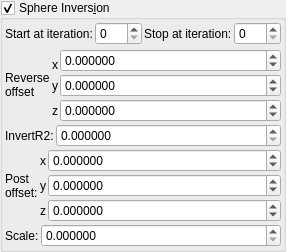
    <widget class="MyGroupBox" name="groupCheck_transf_sphere_inversion_enabled_false">
     <property name="title">
      <string>Sphere Invers&amp;ion</string>
     </property>
     <property name="checkable">
      <bool>true</bool>
     </property>
     <layout class="QVBoxLayout" name="verticalLayout_12" stretch="0,0,0,0,0">
      <property name="spacing">
       <number>2</number>
      </property>
      <property name="leftMargin">
       <number>2</number>
      </property>
      <property name="topMargin">
       <number>2</number>
      </property>
      <property name="rightMargin">
       <number>2</number>
      </property>
      <property name="bottomMargin">
       <number>2</number>
      </property>
      <item>
       <layout class="QHBoxLayout" name="horizontalLayout_7" stretch="0,0,0,0">
        <property name="topMargin">
         <number>0</number>
        </property>
        <item>
         <widget class="QLabel" name="label_262">
          <property name="text">
           <string>Start at iteration:</string>
          </property>
         </widget>
        </item>
        <item>
         <widget class="MySpinBox" name="spinboxInt_transf_start_iterations_X">
          <property name="sizePolicy">
           <sizepolicy hsizetype="Minimum" vsizetype="Maximum">
            <horstretch>0</horstretch>
            <verstretch>0</verstretch>
           </sizepolicy>
          </property>
          <property name="maximum">
           <number>999</number>
          </property>
         </widget>
        </item>
        <item>
         <widget class="QLabel" name="label_265">
          <property name="text">
           <string>Stop at iteration:</string>
          </property>
         </widget>
        </item>
        <item>
         <widget class="MySpinBox" name="spinboxInt_transf_stop_iterations_1">
          <property name="sizePolicy">
           <sizepolicy hsizetype="Minimum" vsizetype="Maximum">
            <horstretch>0</horstretch>
            <verstretch>0</verstretch>
           </sizepolicy>
          </property>
          <property name="maximum">
           <number>999</number>
          </property>
         </widget>
        </item>
       </layout>
      </item>
      <item>
       <layout class="QGridLayout" name="gridLayout_11" columnstretch="0,0,1">
        <property name="spacing">
         <number>2</number>
        </property>
        <item row="5" column="2">
         <widget class="MyDoubleSpinBox" name="spinbox3_transf_offset_000_z">
          <property name="sizePolicy">
           <sizepolicy hsizetype="Minimum" vsizetype="Maximum">
            <horstretch>0</horstretch>
            <verstretch>0</verstretch>
           </sizepolicy>
          </property>
          <property name="font">
           <font>
            <weight>50</weight>
            <bold>false</bold>
           </font>
          </property>
          <property name="prefix">
           <string/>
          </property>
          <property name="suffix">
           <string/>
          </property>
          <property name="decimals">
           <number>6</number>
          </property>
          <property name="minimum">
           <double>-99.989999999999995</double>
          </property>
          <property name="maximum">
           <double>99.989999999999995</double>
          </property>
          <property name="singleStep">
           <double>0.100000000000000</double>
          </property>
         </widget>
        </item>
        <item row="4" column="2">
         <widget class="MyDoubleSpinBox" name="spinbox3_transf_offset_000_y">
          <property name="sizePolicy">
           <sizepolicy hsizetype="Minimum" vsizetype="Maximum">
            <horstretch>0</horstretch>
            <verstretch>0</verstretch>
           </sizepolicy>
          </property>
          <property name="font">
           <font>
            <weight>50</weight>
            <bold>false</bold>
           </font>
          </property>
          <property name="prefix">
           <string/>
          </property>
          <property name="suffix">
           <string/>
          </property>
          <property name="decimals">
           <number>6</number>
          </property>
          <property name="minimum">
           <double>-99.989999999999995</double>
          </property>
          <property name="maximum">
           <double>99.989999999999995</double>
          </property>
          <property name="singleStep">
           <double>0.100000000000000</double>
          </property>
         </widget>
        </item>
        <item row="1" column="0" rowspan="5">
         <widget class="QLabel" name="label_46">
          <property name="text">
           <string notr="true">Reverse
offset</string>
          </property>
         </widget>
        </item>
        <item row="5" column="1">
         <widget class="QLabel" name="label_151">
          <property name="sizePolicy">
           <sizepolicy hsizetype="Preferred" vsizetype="Preferred">
            <horstretch>0</horstretch>
            <verstretch>0</verstretch>
           </sizepolicy>
          </property>
          <property name="font">
           <font>
            <weight>50</weight>
            <bold>false</bold>
           </font>
          </property>
          <property name="text">
           <string notr="true">z</string>
          </property>
          <property name="alignment">
           <set>Qt::AlignRight|Qt::AlignTrailing|Qt::AlignVCenter</set>
          </property>
         </widget>
        </item>
        <item row="3" column="1">
         <widget class="QLabel" name="label_125">
          <property name="font">
           <font>
            <weight>50</weight>
            <bold>false</bold>
           </font>
          </property>
          <property name="text">
           <string notr="true">x</string>
          </property>
          <property name="alignment">
           <set>Qt::AlignRight|Qt::AlignTrailing|Qt::AlignVCenter</set>
          </property>
         </widget>
        </item>
        <item row="4" column="1">
         <widget class="QLabel" name="label_133">
          <property name="font">
           <font>
            <weight>50</weight>
            <bold>false</bold>
           </font>
          </property>
          <property name="text">
           <string notr="true">y</string>
          </property>
          <property name="alignment">
           <set>Qt::AlignRight|Qt::AlignTrailing|Qt::AlignVCenter</set>
          </property>
         </widget>
        </item>
        <item row="2" column="2" rowspan="2">
         <widget class="MyDoubleSpinBox" name="spinbox3_transf_offset_000_x">
          <property name="sizePolicy">
           <sizepolicy hsizetype="Minimum" vsizetype="Maximum">
            <horstretch>0</horstretch>
            <verstretch>0</verstretch>
           </sizepolicy>
          </property>
          <property name="font">
           <font>
            <weight>50</weight>
            <bold>false</bold>
           </font>
          </property>
          <property name="prefix">
           <string/>
          </property>
          <property name="suffix">
           <string/>
          </property>
          <property name="decimals">
           <number>6</number>
          </property>
          <property name="minimum">
           <double>-99.989999999999995</double>
          </property>
          <property name="maximum">
           <double>99.989999999999995</double>
          </property>
          <property name="singleStep">
           <double>0.100000000000000</double>
          </property>
         </widget>
        </item>
       </layout>
      </item>
      <item>
       <layout class="QHBoxLayout" name="horizontalLayout_9" stretch="0,1">
        <property name="topMargin">
         <number>0</number>
        </property>
        <item>
         <widget class="QLabel" name="label_23">
          <property name="text">
           <string>InvertR2:</string>
          </property>
         </widget>
        </item>
        <item>
         <widget class="MyDoubleSpinBox" name="spinbox_transf_scaleG_1">
          <property name="sizePolicy">
           <sizepolicy hsizetype="Minimum" vsizetype="Maximum">
            <horstretch>0</horstretch>
            <verstretch>0</verstretch>
           </sizepolicy>
          </property>
          <property name="prefix">
           <string/>
          </property>
          <property name="suffix">
           <string/>
          </property>
          <property name="decimals">
           <number>6</number>
          </property>
          <property name="minimum">
           <double>0.000000000000000</double>
          </property>
          <property name="maximum">
           <double>99.989999999999995</double>
          </property>
          <property name="singleStep">
           <double>0.100000000000000</double>
          </property>
         </widget>
        </item>
       </layout>
      </item>
      <item>
       <layout class="QGridLayout" name="gridLayout_34" columnstretch="0,0,1">
        <property name="spacing">
         <number>2</number>
        </property>
        <item row="1" column="1">
         <widget class="QLabel" name="label_134">
          <property name="text">
           <string notr="true">y</string>
          </property>
         </widget>
        </item>
        <item row="0" column="1">
         <widget class="QLabel" name="label_126">
          <property name="text">
           <string notr="true">x</string>
          </property>
         </widget>
        </item>
        <item row="0" column="2">
         <widget class="MyDoubleSpinBox" name="spinbox3_transf_addition_constant_x">
          <property name="sizePolicy">
           <sizepolicy hsizetype="Minimum" vsizetype="Maximum">
            <horstretch>0</horstretch>
            <verstretch>0</verstretch>
           </sizepolicy>
          </property>
          <property name="prefix">
           <string/>
          </property>
          <property name="suffix">
           <string/>
          </property>
          <property name="decimals">
           <number>6</number>
          </property>
          <property name="minimum">
           <double>-99.989999999999995</double>
          </property>
          <property name="maximum">
           <double>99.989999999999995</double>
          </property>
          <property name="singleStep">
           <double>0.100000000000000</double>
          </property>
         </widget>
        </item>
        <item row="1" column="2">
         <widget class="MyDoubleSpinBox" name="spinbox3_transf_addition_constant_y">
          <property name="sizePolicy">
           <sizepolicy hsizetype="Minimum" vsizetype="Maximum">
            <horstretch>0</horstretch>
            <verstretch>0</verstretch>
           </sizepolicy>
          </property>
          <property name="prefix">
           <string/>
          </property>
          <property name="suffix">
           <string/>
          </property>
          <property name="decimals">
           <number>6</number>
          </property>
          <property name="minimum">
           <double>-99.989999999999995</double>
          </property>
          <property name="maximum">
           <double>99.989999999999995</double>
          </property>
          <property name="singleStep">
           <double>0.100000000000000</double>
          </property>
         </widget>
        </item>
        <item row="2" column="2">
         <widget class="MyDoubleSpinBox" name="spinbox3_transf_addition_constant_z">
          <property name="sizePolicy">
           <sizepolicy hsizetype="Minimum" vsizetype="Maximum">
            <horstretch>0</horstretch>
            <verstretch>0</verstretch>
           </sizepolicy>
          </property>
          <property name="prefix">
           <string/>
          </property>
          <property name="suffix">
           <string/>
          </property>
          <property name="decimals">
           <number>6</number>
          </property>
          <property name="minimum">
           <double>-99.989999999999995</double>
          </property>
          <property name="maximum">
           <double>99.989999999999995</double>
          </property>
          <property name="singleStep">
           <double>0.100000000000000</double>
          </property>
         </widget>
        </item>
        <item row="2" column="1">
         <widget class="QLabel" name="label_135">
          <property name="text">
           <string notr="true">z</string>
          </property>
         </widget>
        </item>
        <item row="0" column="0" rowspan="3">
         <widget class="QLabel" name="label_259">
          <property name="text">
           <string>Post
offset:</string>
          </property>
         </widget>
        </item>
       </layout>
      </item>
      <item>
       <layout class="QHBoxLayout" name="horizontalLayout_8" stretch="0,1">
        <property name="topMargin">
         <number>0</number>
        </property>
        <item>
         <widget class="QLabel" name="label_24">
          <property name="text">
           <string>Scale:</string>
          </property>
         </widget>
        </item>
        <item>
         <widget class="MyDoubleSpinBox" name="spinbox_transf_scaleA_1">
          <property name="sizePolicy">
           <sizepolicy hsizetype="Minimum" vsizetype="Maximum">
            <horstretch>0</horstretch>
            <verstretch>0</verstretch>
           </sizepolicy>
          </property>
          <property name="prefix">
           <string/>
          </property>
          <property name="suffix">
           <string/>
          </property>
          <property name="decimals">
           <number>6</number>
          </property>
          <property name="minimum">
           <double>0.000000000000000</double>
          </property>
          <property name="maximum">
           <double>99.989999999999995</double>
          </property>
          <property name="singleStep">
           <double>0.100000000000000</double>
          </property>
         </widget>
        </item>
       </layout>
      </item>
     </layout>
    </widget>
